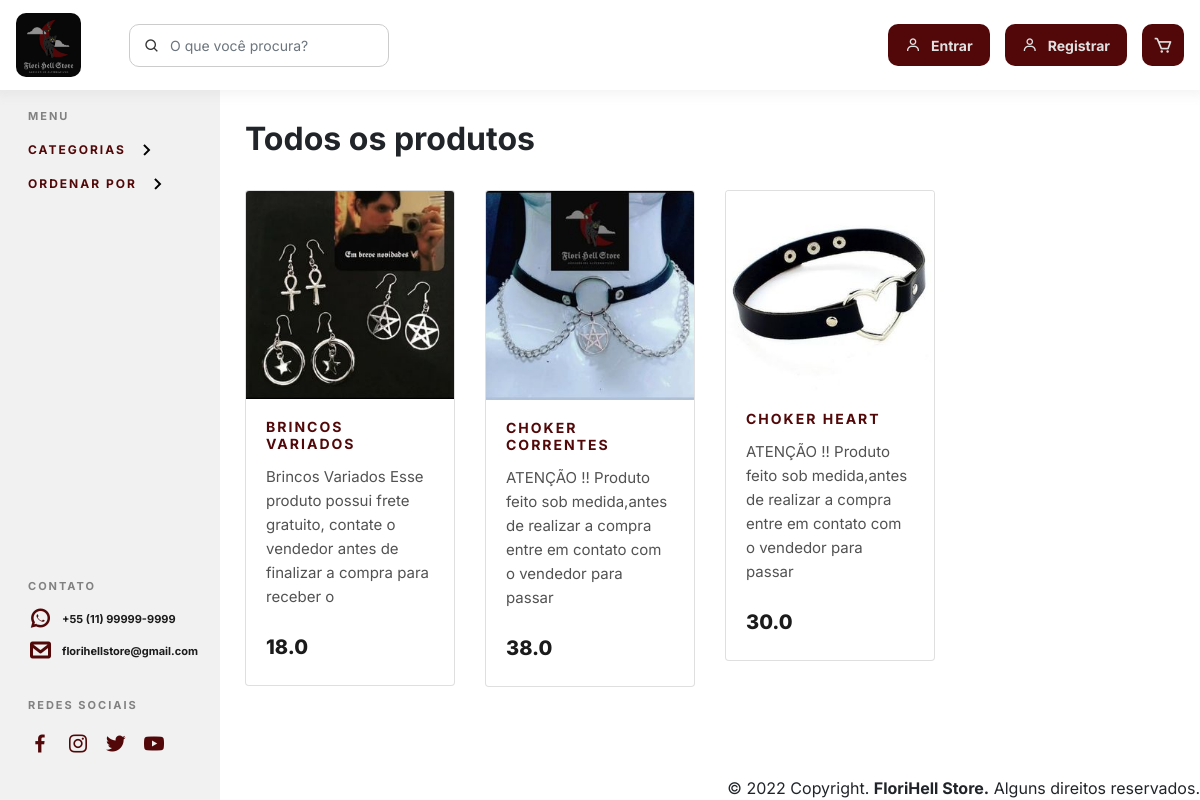
The page / on the database its author committed.
### florihell/models.py (models this page shows, shortened)
class Produto(models.Model):
    foto_produto = models.ImageField(null=True, blank=True,upload_to='images/')
    nome_produto = models.CharField(max_length=100)
    descricao = models.CharField(max_length=300)
    valor = models.FloatField()
    qtd = models.IntegerField()

### florihell/views.py (the view)
# urls.py: path('',views.index,name='index'),
def index(request):
    produto_all = Produto.objects.all()
    context={
        'produto_all':produto_all
    }
    return render(request,'index.html',context)

### templates/index.html (shortened to what this page needs)
{% extends 'base.html' %}
{% block main %}
<aside class="sidebar">
  <div class="options">
    <h5>Menu</h5>
    <div class="option">
      <button type="button" class="collapsible">Categorias</button>
    </div>
    <div class="option">
      <button type="button" class="collapsible">Ordenar por</button>
    </div>
  </div>
  <div class="contacts">
    <div class="contact">
      <h5>Contato</h5>
      <div class="contact-info">
        <a href="#">
          <i class="bx bxl-whatsapp"></i>
          <p>+55 (11) 99999-9999</p>
        </a>
        <a href="#">
          <i class="bx bx-envelope"></i>
          <p>florihellstore@gmail.com</p>
        </a>
      </div>
    </div>
    <div class="social-media">
      <h5>Redes Sociais</h5>
      <div class="social-media_icons">
        <a href="#">
          <i class="bx bxl-facebook"></i>
        </a>
        <a href="#">
          <i class="bx bxl-instagram"></i>
        </a>
        <a href="#">
          <i class="bx bxl-twitter"></i>
        </a>
        <a href="#">
          <i class="bx bxl-youtube"></i>
        </a>
      </div>
    </div>
  </div>
</aside>
<main class="main">
  <section class="products">
    <div class="container">
      <div class="products-title">
        <h1>Todos os produtos</h1>
      </div>
      <div class="content-products">
        <div class="row product-cards">
          {% for produto in produto_all %}
          <div class="col-3">
            <div class="card">
              <img
                src="{{produto.foto_produto}}"
                class="card-img-top"
                alt="..."
              />
              <div class="card-body product-item">
                <h5 class="card-title">{{produto.nome_produto}}</h5>
                <p class="card-text product-text">
                  {{ produto.descricao }}
                </p>
                <div class="product-price">
                  <div>
                    <h3>{{produto.valor}}</h3>
                  </div>
                  <div>
                  </div>
                </div>
              </div>
            </div>
          </div>
          {% endfor %}
      </div>
    </div>
    </div>
  </section>
  </main>
{% endblock %}

### templates/base.html (shortened to what this page needs)
{% load static %}
<!DOCTYPE html>
<html lang="en">
<head>
    <link
    href="https://unpkg.com/boxicons@2.1.2/css/boxicons.min.css"
    rel="stylesheet"
    />
    <link rel="stylesheet" href="{% static 'css/index.css' %}" />
</head>
<body>
    <header class="navigation">
        <div class="container-fluid navbar navbar-expand-lg">
          <div class="p1">
            <div class="navbar-brand">
              <a href="{% url 'index' %}">
                <img src="{% static 'assets/logo.jpg' %}" alt="logo" />
              </a>
            </div>
            <div class="input">
              <i class="bx bx-search icon"></i>
              <input
                type="text"
                class="form-control search-input"
                placeholder="O que você procura?"
              />
            </div>
          </div>
          <div class="navbar-toolbar">
            {% if user.is_authenticated %}
            <div class="user-itens">
              <a href="" class="btn btn-user">
                {{user.username}}
              </a>
            </div>
            <div class="user-itens">
              <a href="{% url 'logout_' %}" class="btn btn-user">
                <div class="user-icon">
                  <i class="bx bx-user"></i>
                </div>
                Sair
              </a>
            </div>
            {% else %}
            <div class="user-itens">
              <a href="{% url 'signin_pag' %}" class="btn btn-user">
                <div class="user-icon">
                  <i class="bx bx-user"></i>
                </div>
                Entrar
              </a>
            </div>
            <div class="user-itens">
              <a href="{% url 'register_pag' %}" class="btn btn-user">
                <div class="user-icon">
                  <i class="bx bx-user"></i>
                </div>
                Registrar
              </a>
            </div>
            {% endif %}
            <div class="cart">
              <a href="{% url 'cart_pag' %}">
                <i class="bx bx-cart"></i>
              </a>
            </div>
          </div>
        </div>
      </header>
      {% block main %}
      {% endblock %}
      <footer class="fixed-bottom">
        <div class="footer-content text-right">
          © 2022 Copyright. <strong>FloriHell Store.</strong> Alguns direitos
          reservados.
        </div>
      </footer>
</body>
</html>

### static/css/global.css (style rules this page uses)
* { margin: 0; padding: 0; box-sizing: border-box; font-size: 100%; scroll-behavior: auto; scroll-behavior: smooth; }
body, h1, h2, h3, h4, h5, h6, p, ul, li, span, a, img, blockquote, cite, table { margin: 0; padding: 0; list-style: none; font-weight: normal; text-decoration: none; }
body { background-color: var(--color-light); font-family: var(--font-family); font-size: 16px; }
:root { --font-family: "Inter", sans-serif; }
img { display: block; max-width: 100%; }
.main { margin-left: 220px; font-size: 28px; padding: 0px 10px; }

### static/css/navigation.css (style rules this page uses)
.navigation { position: fixed; z-index: 1000; gap: 15px; width: 100%; background-color: #ffffff; box-shadow: 0px 0px 11px 5px rgba(148, 148, 148, 0.1); }
.navbar { z-index: 1; display: flex; align-items: center; justify-content: space-between; }
.p1 { display: flex; align-items: center; gap: 32px; }
.navbar .navbar-brand { width: 65px; }
.navbar .navbar-brand img { border-radius: 10px; }
.input { padding: 15px 0; }
.input i { position: absolute; }
.icon { display: flex; align-items: center; padding: 14px; padding-left: 15px; color: #333333; min-width: 55px; text-align: center; }
.search-input { height: auto !important; padding: 10px 8px 10px 2.5rem !important; border: 1px solid #cccccc; border-radius: 10px !important; font-size: 14px; color: #333333; background-color: transparent; transition: all 0.3s ease-in-out; }
.navbar-toolbar { display: flex; align-items: center; justify-content: space-between; gap: 15px; }
.navbar-toolbar .user-itens { width: 100%; display: flex; align-items: center; justify-content: space-between; gap: 10px; }
.user-itens .user-icon { text-decoration: none; }
.user-itens .user-icon i { font-size: 16px; color: #e0e0e0; padding-top: 4px; }
.btn-user { display: flex; align-items: center; justify-content: space-between; gap: 10px; padding: 8px 16px; border-radius: 10px; font-size: 14px; font-weight: bold; color: #e0e0e0; background-color: #520809; transition: all 0.3s; }
.navbar-toolbar .cart a { display: flex; align-items: center; padding: 11px; border-radius: 10px; text-decoration: none; background-color: #520809; }
.navbar-toolbar .cart a i { font-size: 20px; color: #e0e0e0; }

### static/css/sidebar.css (style rules this page uses)
.sidebar { display: flex; flex-direction: column; justify-content: space-between; height: 100%; width: 220px; position: fixed; top: 0; left: 0; background-color: #f1f1f1; overflow-x: hidden; padding: 110px 8px 8px 8px; transition: all 0.3s ease-in-out; z-index: 1; }
.options h5 { margin-left: 20px; margin-bottom: 10px; text-transform: uppercase; font-size: 11px; letter-spacing: 2px; font-weight: 700; color: #818181; }
.option { margin-left: 10px; font-size: 15px; }
.collapsible { display: flex; align-items: center; font-size: 12px; background: transparent; color: #520809; border: none; text-align: left; transition: 0.2s ease-out; margin-left: 10px; font-weight: 700; letter-spacing: 2px; text-transform: uppercase; }
.collapsible::after { content: url("/src/assets/chevron-right.png"); float: left; margin-top: 5px; margin-left: 8px; transition: all 0.2s; }
.contacts { margin-left: 10px; }
.sidebar .contact h5 { padding: 20px 0 10px 10px; text-transform: uppercase; font-size: 11px; letter-spacing: 2px; font-weight: 700; color: #818181; }
.contact .contact-info { margin-left: 10px; font-size: 15px; }
.contact .contact-info a { display: flex; align-items: center; text-decoration: none; padding: 4px 0; }
.contact .contact-info a i { font-size: 24px; color: #520809; font-weight: 600; display: block; transition: all 0.3s ease-in-out; }
.contact .contact-info a p { padding-left: 10px; font-size: 11px; color: #1b1b1b; font-weight: 700; }
.social-media h5 { margin-left: 10px; margin-bottom: 10px; text-transform: uppercase; font-size: 11px; letter-spacing: 2px; font-weight: 700; color: #818181; }
.sidebar .social-media { display: flex; flex-direction: column; justify-content: space-between; padding: 32px 0; gap: 10px; }
.social-media .social-media_icons { display: flex; align-items: center; gap: 14px; margin-left: 10px; }
.social-media .social-media_icons a i { font-size: 24px; text-decoration: none; color: #520809; }

### rows shown on the page
Produto: foto_produto (picture), nome_produto "BRINCOS VARIADOS", descricao "Brincos Variados Esse produto possui frete gratuito, contate o vendedor antes de finalizar a compra para receber o", valor "18.0"
Produto: foto_produto (picture), nome_produto "CHOKER CORRENTES", descricao "ATENÇÃO !! Produto feito sob medida,antes de realizar a compra entre em contato com o vendedor para passar", valor "38.0"
Produto: foto_produto (picture), nome_produto "CHOKER HEART", descricao "ATENÇÃO !! Produto feito sob medida,antes de realizar a compra entre em contato com o vendedor para passar", valor "30.0"
